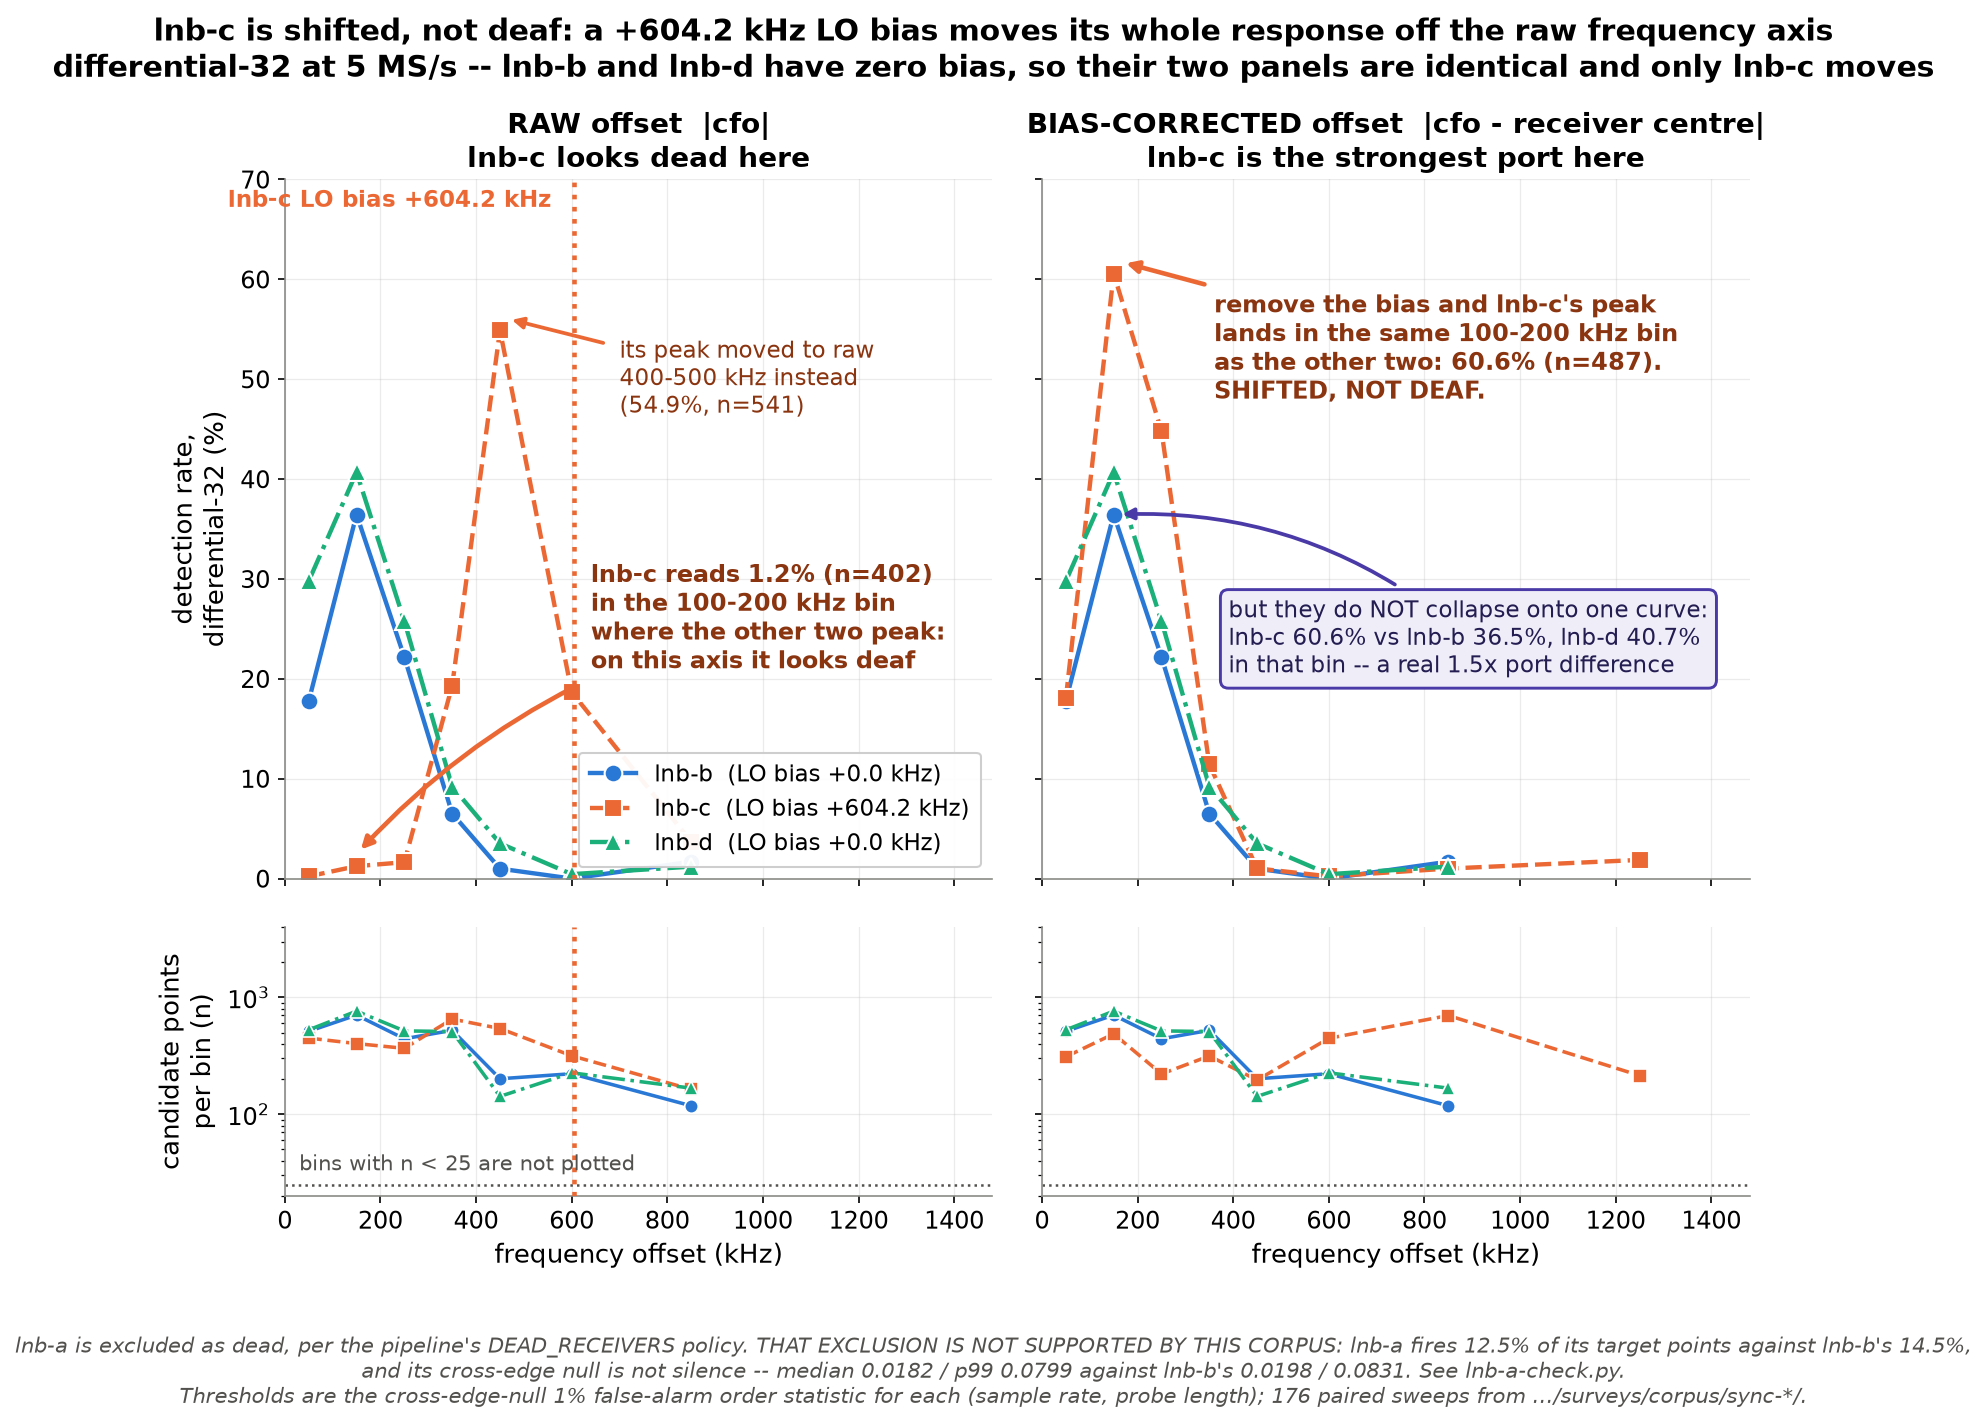

The Python source for this figure:
#!/usr/bin/env python3
"""port-bias: lnb-c is shifted, not deaf.

Detection rate against the RAW offset and against the BIAS-CORRECTED offset for
the three live ports.  lnb-c's receiver centre is measured 604 159.8 Hz off
nominal in this corpus, so on the raw axis its whole response sits one LO bias
away from where lnb-b and lnb-d respond -- it reads 1.2% in the bin where they
peak.  Re-expressed against the corrected offset it lands back on their peak
bin.

Every number is computed from /mnt/qnap01/mouse9911/leo/surveys/corpus/sync-*/.

  raw offset       = abs(cfo_hz)
  corrected offset = abs(cfo_hz - receiver_centers_hz[receiver])
                     -- cross_radio.guard_band_curve's median_corrected_hz
  threshold        = null_thresholds(): 99th-percentile order statistic of the
                     cross-edge-null population for that (rate, probe_ms)
  lnb-a is dead (DEAD_RECEIVERS) and is out of both populations.

Usage: python3 port-bias.py     (runs extract.py first if cfo-port-corpus.npz is absent)
"""
from __future__ import annotations

import json
import os
import subprocess
import sys

import numpy as np
import matplotlib
matplotlib.use("Agg")
import matplotlib.pyplot as plt

HERE = os.path.dirname(os.path.abspath(__file__))
CACHE = os.path.join(HERE, "cfo-port-corpus.npz")
NAME = "port-bias"

METHOD = "differential-32"
FALSE_ALARM_RATE = 0.01
DEAD_RECEIVERS = ("lnb-a",)
RATE_HZ = 5.0e6                 # the rate the reviewers quoted
MIN_BIN_N = 25

#: 100 kHz through the interesting region, then wider, because the corrected
#: axis runs 604 kHz further out for lnb-c than the raw axis does.
EDGES_KHZ = np.array([0, 100, 200, 300, 400, 500, 700, 1000, 1500], float)

PORTS = ["lnb-b", "lnb-c", "lnb-d"]
# dataviz reference palette, categorical slots 1-3 (the documented all-pairs
# safe subset).  Marker and linestyle repeat the identity, so it reads in mono.
STYLE = {
    "lnb-b": {"color": "#2a78d6", "marker": "o", "ls": "-"},
    "lnb-c": {"color": "#eb6834", "marker": "s", "ls": "--"},
    "lnb-d": {"color": "#1baf7a", "marker": "^", "ls": "-."},
}


def _at(ordered: np.ndarray, fraction: float) -> float:
    if ordered.size == 0:
        return float("nan")
    return float(ordered[min(ordered.size - 1,
                             max(0, int(round(fraction * (ordered.size - 1)))))])


def load():
    if not os.path.isfile(CACHE):
        subprocess.run([sys.executable, os.path.join(HERE, "extract.py")], check=True)
    return np.load(CACHE)


def prepare(data):
    label, rate = data["label"], data["rate"]
    probe, target = data["probe_ms"], data["is_target"]
    cfo, bias, score = data["cfo_hz"], data["bias_hz"], data["score"]
    live = ~np.isin(label, DEAD_RECEIVERS)

    thresholds = {}
    for key in sorted(set(zip(rate.tolist(), probe.tolist()))):
        null = (rate == key[0]) & (probe == key[1]) & (~target) & live & ~np.isnan(score)
        thresholds[key] = _at(np.sort(score[null]), 1.0 - FALSE_ALARM_RATE)
    threshold = np.array([thresholds[(r, p)] for r, p in zip(rate, probe)])

    scored = target & ~np.isnan(cfo) & ~np.isnan(score)
    return {"label": label[scored], "rate": rate[scored],
            "raw_khz": np.abs(cfo[scored]) / 1e3,
            "corrected_khz": np.abs(cfo[scored] - bias[scored]) / 1e3,
            "bias_khz": bias[scored] / 1e3,
            "fired": score[scored] > threshold[scored],
            "thresholds": thresholds}


def curve(prepared, axis_key, port, rate_hz=RATE_HZ):
    x = prepared[axis_key]
    at = (prepared["label"] == port) & (prepared["rate"] == rate_hz)
    rows = []
    for low, high in zip(EDGES_KHZ[:-1], EDGES_KHZ[1:]):
        inside = at & (x >= low) & (x < high)
        count = int(inside.sum())
        hits = int(prepared["fired"][inside].sum())
        rows.append({"low_khz": low, "high_khz": high, "mid_khz": (low + high) / 2,
                     "n": count, "fired": hits,
                     "rate_pct": (100.0 * hits / count) if count else None,
                     "plotted": count >= MIN_BIN_N})
    return rows


def draw(axes, count_axes, prepared, axis_key, table):
    for port in PORTS:
        style, rows = STYLE[port], table[axis_key][port]
        x = np.array([row["mid_khz"] for row in rows])
        y = np.array([row["rate_pct"] if row["plotted"] else np.nan for row in rows])
        n = np.array([row["n"] if row["plotted"] else np.nan for row in rows])
        axes.plot(x, y, color=style["color"], marker=style["marker"],
                  linestyle=style["ls"], linewidth=2.1, markersize=8.5,
                  markeredgecolor="white", markeredgewidth=1.0,
                  label=f"{port}  (LO bias {prepared_bias(prepared, port):+.1f} kHz)")
        count_axes.plot(x, n, color=style["color"], marker=style["marker"],
                        linestyle=style["ls"], linewidth=1.7, markersize=6.5,
                        markeredgecolor="white", markeredgewidth=0.8)


def prepared_bias(prepared, port) -> float:
    values = prepared["bias_khz"][prepared["label"] == port]
    return float(values[0]) if values.size else 0.0


def main() -> None:
    prepared = prepare(load())
    bias_khz = {port: prepared_bias(prepared, port) for port in PORTS + ["lnb-a"]}
    table = {key: {port: curve(prepared, key, port) for port in PORTS}
             for key in ("raw_khz", "corrected_khz")}

    plt.rcParams.update({"font.size": 12, "axes.titlesize": 13.5,
                         "axes.labelsize": 12.5, "xtick.labelsize": 11.5,
                         "ytick.labelsize": 11.5, "legend.fontsize": 11,
                         "axes.grid": True, "grid.alpha": 0.25,
                         "grid.linewidth": 0.6, "axes.edgecolor": "#8a8a86",
                         "figure.facecolor": "white", "axes.facecolor": "white"})
    figure, grid = plt.subplots(2, 2, figsize=(12.6, 8.8), sharex="col",
                                sharey="row",
                                gridspec_kw={"height_ratios": [2.6, 1.0],
                                             "hspace": 0.10, "wspace": 0.07})
    (raw_axes, corrected_axes), (raw_n, corrected_n) = grid

    draw(raw_axes, raw_n, prepared, "raw_khz", table)
    draw(corrected_axes, corrected_n, prepared, "corrected_khz", table)

    # --- lnb-c's LO bias, marked on the axis it distorts -------------------
    bias = bias_khz["lnb-c"]
    for axes in (raw_axes, raw_n):
        axes.axvline(bias, color="#eb6834", linestyle=":", linewidth=2.2, zorder=3)
    raw_axes.text(bias - 14, 69, f"lnb-c LO bias +{bias:.1f} kHz  ", fontsize=11,
                  color="#eb6834", fontweight="bold", ha="right", va="top",
                  zorder=6)

    # --- the two load-bearing readings --------------------------------------
    deaf = table["raw_khz"]["lnb-c"][1]
    heard = table["corrected_khz"]["lnb-c"][1]
    peak_raw = table["raw_khz"]["lnb-c"][4]
    raw_axes.annotate(
        f"lnb-c reads {deaf['rate_pct']:.1f}% (n={deaf['n']})\n"
        f"in the 100-200 kHz bin\nwhere the other two peak:\n"
        f"on this axis it looks deaf",
        xy=(150, deaf["rate_pct"] + 1.2), xytext=(640, 26), fontsize=11.5,
        fontweight="bold", color="#8a3410", ha="left", va="center",
        arrowprops=dict(arrowstyle="-|>", color="#eb6834", lw=2.2,
                        shrinkA=6, shrinkB=3,
                        connectionstyle="arc3,rad=0.16"), zorder=7)
    raw_axes.annotate(
        f"its peak moved to raw\n400-500 kHz instead\n"
        f"({peak_raw['rate_pct']:.1f}%, n={peak_raw['n']})",
        xy=(462, peak_raw["rate_pct"] + 1.2), xytext=(700, 50), fontsize=11,
        color="#8a3410", ha="left", va="center",
        arrowprops=dict(arrowstyle="-|>", color="#eb6834", lw=1.8,
                        shrinkA=6, shrinkB=3), zorder=7)
    corrected_axes.annotate(
        f"remove the bias and lnb-c's peak\nlands in the same 100-200 kHz bin\n"
        f"as the other two: {heard['rate_pct']:.1f}% (n={heard['n']}).\n"
        f"SHIFTED, NOT DEAF.",
        xy=(163, heard["rate_pct"] + 1.2), xytext=(360, 53), fontsize=11.5,
        fontweight="bold", color="#8a3410", ha="left", va="center",
        arrowprops=dict(arrowstyle="-|>", color="#eb6834", lw=2.2,
                        shrinkA=6, shrinkB=3), zorder=7)

    # --- the disagreement with "collapses onto one curve" -------------------
    others = {port: table["corrected_khz"][port][1]["rate_pct"] for port in
              ("lnb-b", "lnb-d")}
    corrected_axes.annotate(
        "but they do NOT collapse onto one curve:\n"
        f"lnb-c {heard['rate_pct']:.1f}% vs lnb-b {others['lnb-b']:.1f}%, "
        f"lnb-d {others['lnb-d']:.1f}%\n"
        "in that bin -- a real 1.5x port difference",
        xy=(155, others["lnb-b"]), xytext=(390, 24), fontsize=11,
        color="#241d52", ha="left", va="center",
        arrowprops=dict(arrowstyle="-|>", color="#4a3aa7", lw=1.8,
                        shrinkA=4, shrinkB=3, connectionstyle="arc3,rad=0.2"),
        bbox=dict(boxstyle="round,pad=0.35", fc="#efeef8", ec="#4a3aa7", lw=1.4),
        zorder=7)

    raw_axes.set_title("RAW offset  |cfo|\nlnb-c looks dead here", fontweight="bold")
    corrected_axes.set_title("BIAS-CORRECTED offset  |cfo - receiver centre|\n"
                             "lnb-c is the strongest port here", fontweight="bold")
    raw_axes.set_ylabel("detection rate,\ndifferential-32 (%)")
    raw_n.set_ylabel("candidate points\nper bin (n)")
    raw_axes.set_ylim(0, 70)
    raw_axes.set_xlim(0, 1480)
    corrected_axes.set_xlim(0, 1480)
    raw_n.set_yscale("log")
    raw_n.set_ylim(20, 4000)
    raw_n.axhline(MIN_BIN_N, color="#52514e", linestyle=":", linewidth=1.2)
    corrected_n.axhline(MIN_BIN_N, color="#52514e", linestyle=":", linewidth=1.2)
    raw_n.text(30, 30, f"bins with n < {MIN_BIN_N} are not plotted",
               fontsize=10, color="#52514e", va="bottom")
    for axes in (raw_n, corrected_n):
        axes.set_xlabel("frequency offset (kHz)")
        axes.set_xticks([0, 200, 400, 600, 800, 1000, 1200, 1400])
    for axes in (raw_axes, corrected_axes, raw_n, corrected_n):
        for side in ("top", "right"):
            axes.spines[side].set_visible(False)
    raw_axes.legend(loc="lower right", framealpha=0.95, borderpad=0.5)

    figure.suptitle(
        "lnb-c is shifted, not deaf: a +604.2 kHz LO bias moves its whole response "
        "off the raw frequency axis\n"
        f"differential-32 at {RATE_HZ / 1e6:g} MS/s -- lnb-b and lnb-d have zero "
        "bias, so their two panels are identical and only lnb-c moves",
        fontsize=14.5, fontweight="bold", y=1.005)

    dead = dead_port_audit(load(), prepared)
    figure.text(0.5, 0.005,
                "lnb-a is excluded as dead, per the pipeline's DEAD_RECEIVERS policy. "
                "THAT EXCLUSION IS NOT SUPPORTED BY THIS CORPUS: lnb-a fires "
                f"{dead['lnb-a']['fire_pct']:.1f}% of its target points against "
                f"lnb-b's {dead['lnb-b']['fire_pct']:.1f}%,\nand its cross-edge null is "
                f"not silence -- median {dead['lnb-a']['null_median']:.4f} / p99 "
                f"{dead['lnb-a']['null_p99']:.4f} against lnb-b's "
                f"{dead['lnb-b']['null_median']:.4f} / {dead['lnb-b']['null_p99']:.4f}. "
                "See lnb-a-check.py.\n"
                "Thresholds are the cross-edge-null 1% false-alarm order statistic for "
                "each (sample rate, probe length); 176 paired sweeps from "
                ".../surveys/corpus/sync-*/.",
                ha="center", va="top", fontsize=10, color="#52514e", style="italic")

    figure.savefig(os.path.join(HERE, f"{NAME}.png"), dpi=150,
                   bbox_inches="tight", facecolor="white")

    payload = {
        "figure": NAME,
        "corpus": "/mnt/qnap01/mouse9911/leo/surveys/corpus/sync-*/",
        "method": METHOD, "sample_rate_hz": RATE_HZ,
        "false_alarm_rate": FALSE_ALARM_RATE,
        "excluded_receivers": list(DEAD_RECEIVERS),
        "dead_receiver_audit": dead,
        "dead_receiver_audit_note":
            "lnb-a is excluded because cross_radio.DEAD_RECEIVERS says it reads "
            "'flat ~1.19 at every tuning since 04:44 UTC'. On differential-32 this "
            "corpus shows lnb-a firing and nulling like the live ports; the "
            "exclusion is followed here but is not reproduced by the data.",
        "receiver_centre_khz": bias_khz,
        "bin_edges_khz": EDGES_KHZ.tolist(),
        "min_bin_n_plotted": MIN_BIN_N,
        "thresholds": {f"{int(r)}Hz/{p}ms": t
                       for (r, p), t in sorted(prepared["thresholds"].items())},
        "raw_axis": {port: table["raw_khz"][port] for port in PORTS},
        "corrected_axis": {port: table["corrected_khz"][port] for port in PORTS},
        "reference_reported": {
            "corrected_100_200_khz_at_5MSps": {"lnb-c": 61.4, "lnb-c_n": 347,
                                               "lnb-b": 41.7, "lnb-b_n": 458}},
        "corpus_says": {
            "corrected_100_200_khz_at_5MSps": {
                port: {"rate_pct": table["corrected_khz"][port][1]["rate_pct"],
                       "n": table["corrected_khz"][port][1]["n"]}
                for port in PORTS},
            "raw_100_200_khz_at_5MSps": {
                port: {"rate_pct": table["raw_khz"][port][1]["rate_pct"],
                       "n": table["raw_khz"][port][1]["n"]}
                for port in PORTS}},
        "all_rates_pooled_corrected": {
            port: [{"low_khz": low, "high_khz": high, "n": n, "rate_pct": pct}
                   for low, high, n, pct in pooled(prepared, port)]
            for port in PORTS},
    }
    with open(os.path.join(HERE, f"{NAME}.json"), "w") as handle:
        json.dump(payload, handle, indent=2)
    print(json.dumps(payload["corpus_says"], indent=2))


def pooled(prepared, port):
    at = prepared["label"] == port
    out = []
    for low, high in zip(EDGES_KHZ[:-1], EDGES_KHZ[1:]):
        inside = at & (prepared["corrected_khz"] >= low) & (prepared["corrected_khz"] < high)
        count = int(inside.sum())
        hits = int(prepared["fired"][inside].sum())
        out.append((low, high, count, (100.0 * hits / count) if count else None))
    return out


def dead_port_audit(data, prepared) -> dict:
    """What the excluded port actually does, beside a live one.

    The exclusion is the pipeline's policy and is honoured; this is the check
    that the policy still describes the corpus.  It does not.
    """
    label, rate, probe = data["label"], data["rate"], data["probe_ms"]
    target, score = data["is_target"], data["score"]
    threshold = np.array([prepared["thresholds"][(r, p)]
                          for r, p in zip(rate, probe)])
    out = {}
    for port in ("lnb-a", "lnb-b", "lnb-c", "lnb-d"):
        hit = (label == port) & target & ~np.isnan(score)
        null = (label == port) & (~target) & ~np.isnan(score)
        out[port] = {
            "target_n": int(hit.sum()),
            "fire_pct": 100.0 * float((score[hit] > threshold[hit]).sum())
                        / max(int(hit.sum()), 1),
            "null_n": int(null.sum()),
            "null_median": float(np.median(score[null])) if null.any() else None,
            "null_p99": _at(np.sort(score[null]), 0.99) if null.any() else None,
        }
    return out


if __name__ == "__main__":
    main()
